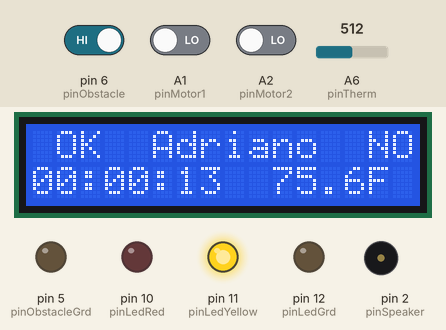
This sketch was run on a simulated Arduino Nano, built with avr-gcc and run on an emulated ATmega328P. On the bench: 16×2 character LCD, output pins drawn as LEDs (lit = HIGH), buzzer (waves = sounding). The test bench sets the inputs (shaded band); at power-on: pin 6 (pinObstacle) HIGH, A6 (pinTherm) = 512, A1 (pinMotor1) LOW, A2 (pinMotor2) LOW. Pins used as bus, display or sensor lines are not drawn.

Above: at 13.4 s.
14.6 s: pin 6 (pinObstacle) driven LOW
At 15.6 s:
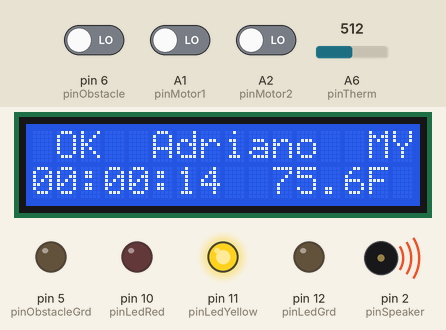
17.2 s: pin 6 (pinObstacle) driven HIGH
At 20.0 s:
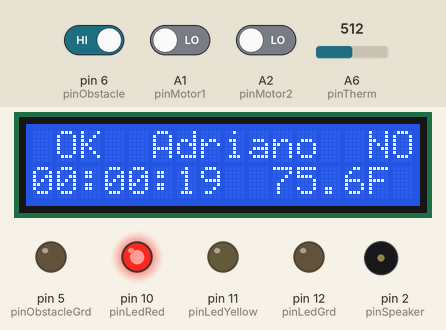
22.7 s: A6 (pinTherm) set to 162
At 24.5 s:
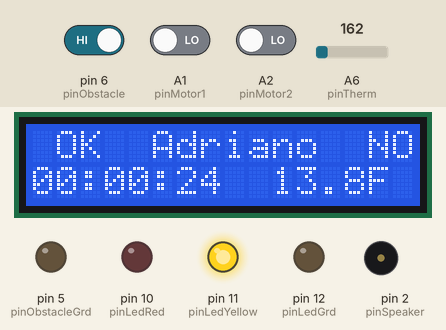
24.7 s: A6 (pinTherm) set to 132
At 25.9 s:
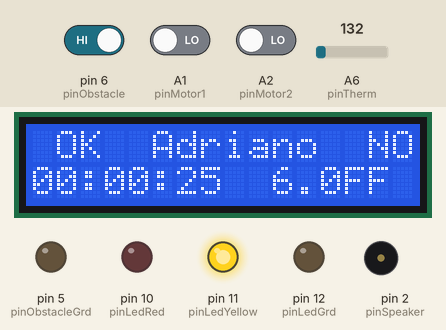
29.8 s: A1 (pinMotor1) driven HIGH
At 30.7 s:
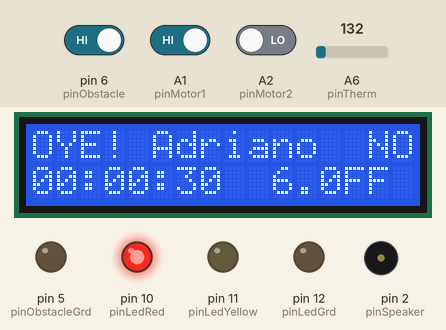
35.0 s: A2 (pinMotor2) driven HIGH
At 35.7 s:
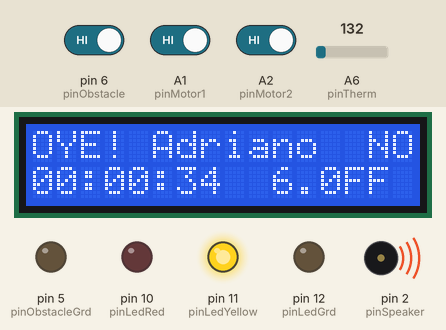
Timing chart, 0 to 41.4 s (numbered marks = the images above; inputs shaded):
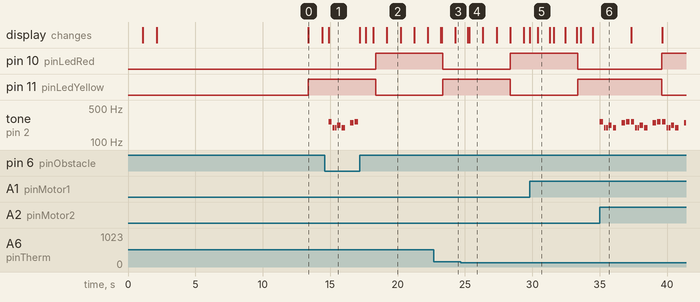

Measured:
- the behaviour switches between 147 and 146 on A6 (pinTherm) (found by bisection; images 3 and 4)
- after the input at 14.6 s, tone on pin 2 (pinSpeaker): plays 262 Hz for 0.25 s, 196 Hz for 0.13 s, 196 Hz for 0.13 s, 220 Hz for 0.25 s, 196 Hz for 0.25 s, 247 Hz for 0.25 s … (7 notes in this stretch), starting after 0.28 s; the display: changes after 0.28 s (image 1)
- after the input at 17.2 s, pin 10 (pinLedRed): LOW → HIGH after 1.2 s; pin 11 (pinLedYellow): HIGH → LOW after 1.2 s; tone on pin 2 (pinSpeaker): stops changing and stays silent; the display: first changes after 0.46 s (image 2 shows a later state)
- after the input at 24.7 s, the display: first changes after 0.52 s (image 4 shows a later state)
- after the input at 29.8 s, the display: first changes at once (image 5 shows a later state)
- after the input at 35.0 s, pin 10 (pinLedRed): LOW → HIGH after 4.6 s instead of 3.4 s; pin 11 (pinLedYellow): HIGH → LOW after 4.6 s instead of 3.4 s
- what the display in image 0 shows lasts 1.0 s, from 13.4 s to 14.4 s

The sketch:

AdrianoRobotCarNano_v1.ino
```cpp
/*
// Get the LCD I2C Library here:
// https://bitbucket.org/fmalpartida/new-liquidcrystal/downloads
// Move any other LCD libraries to another folder or delete them
// See Library "Docs" folder for possible commands etc.
*/

// include the library code:
#include <Wire.h>
#include <LiquidCrystal_I2C.h>
#include "pitches.h"
#include "StarWarsPitches.h"

// initialize the library with the numbers of the interface pins
LiquidCrystal_I2C lcd(0x3F, 2, 1, 0, 4, 5, 6, 7, 3, POSITIVE);
const int lcdRowLength = 16;

//Startup message variables
const char* message[] = {"Happy","Birthday","Adriano"};
const int sizeOfMessage = sizeof(message)/sizeof(char *);

//LED variables
const int pinLedRed=10, pinLedYellow=11, pinLedGrd=12;
const unsigned int ledBlinkDelay = 5000;
unsigned long ledLastUpdate;
unsigned int ledState = 0;

//Read Motor Driver Board variables
const int pinMotor1 = A1, pinMotor2 = A2;
int motorValuePin1, motorValuePin2, motorValuePin1Last=1, motorValuePin2Last;
unsigned long motorLastUpdate;
const unsigned int motorUpdateDelay = 500;

//Thermistor variables
const int pinTherm = A6;
const float thermR1static = 10000.;
float A, B, C, thermR2, thermR2log, tempC, tempF;
int thermVout;
unsigned long thermLastUpdate;
const unsigned int thermUpdateDelay = 2000;

//8-ohm speaker variables
const int pinSpeaker = 2;
int melody[] = {
  NOTE_C4, NOTE_G3,NOTE_G3, NOTE_A3, NOTE_G3,0, NOTE_B3, NOTE_C4};
// note durations: 4 = quarter note, 8 = eighth note, etc.:
int noteDurations[] = {4, 8, 8, 4,4,4,4,4 };

//Happy Birthday notes
const int length = 28, tempo = 150; // the number of notes
char notes[] = "GGAGcB GGAGdc GGxecBA yyecdc";
int beats[] = { 2, 2, 8, 8, 8, 16, 1, 2, 2, 8, 8,8, 16, 1, 2,2,8,8,8,8,16, 1,2,2,8,8,8,16 };

//Infrared sensor module (obstacle avoidance)
const int pinObstacleGrd = 5, pinObstacleVcc = 4;
const int pinObstacle = 6;
int isObstacle = HIGH, obstacleLast=1;
unsigned long obstacleLastUpdate;
const unsigned int obstacleUpdateDelay = 500;

//Runtime variables
unsigned long runTimeLastUpdate;
const unsigned int runTimeUpdateDelay = 1000;


void setup() {
  Serial.begin(9600);

  //Serial.println((String)pinMotor1 + " set to INPUT");
  pinMode(pinMotor1, INPUT);
  pinMode(pinMotor2, INPUT);

  //LED pin settings
  pinMode(pinLedRed, OUTPUT);
  pinMode(pinLedYellow, OUTPUT);
  pinMode(pinLedGrd, OUTPUT);
  digitalWrite(pinLedGrd, LOW); //ground pin

  //Obstacle pin settings
  pinMode(pinObstacle, INPUT);
  pinMode(pinObstacleVcc, OUTPUT);
  pinMode(pinObstacleGrd, OUTPUT);
  digitalWrite(pinObstacleVcc, HIGH); //power pin
  digitalWrite(pinObstacleGrd, LOW); //ground pin

  // set up the LCD's number of columns and rows:
  lcd.begin(lcdRowLength, 2);
  startUpMessage();

  tone(pinSpeaker,NOTE_A2,10); noTone(pinSpeaker);//sets the speaker
  playHappyBirthday();
}

void loop() {
  readMotorDriverBoard();
  updateTemperature();
  ledBlink();
  obstacleDetect();
  runTime();
}

void readMotorDriverBoard(){
  if((millis() - motorLastUpdate) > motorUpdateDelay){
    motorValuePin1 = digitalRead(pinMotor1);
    motorValuePin2 = digitalRead(pinMotor2);

    if(motorValuePin1==1 && motorValuePin1Last == 0){
      lcdUpdate(0,0,"OYE!");
      motorValuePin1Last = 1;
    }else if(motorValuePin1Last == 1){
      lcdUpdate(0,0," OK ");
      motorValuePin1Last = 0;
    }

    if(motorValuePin2==1 && motorValuePin2Last == 0){
      playMelody();
      motorValuePin2Last = 1;
    }else if(motorValuePin2Last == 1){
      motorValuePin2Last = 0;
    }

    //String strValuePins = String(valuePin1, DEC) + "  " + String(valuePin2, DEC);
    //Serial.println(strValuePins);
  }
}

void runTime(){
  if((millis() - runTimeLastUpdate) > runTimeUpdateDelay){

    unsigned long runTimeSeconds = 0;
    int hours, minutes, seconds;
    runTimeSeconds = millis()/1000;

    if(runTimeSeconds >= 3600){
      hours = (int)(runTimeSeconds/3600);
      seconds = runTimeSeconds - (int)(hours*3600); //remaining seconds
      minutes = (int)(seconds/60);
      seconds = seconds - (int)(minutes*60);
    }else if(runTimeSeconds >= 60){
      hours = 0;
      seconds = runTimeSeconds - (int)(hours*3600);
      minutes = (int)(seconds/60);
      seconds = seconds - minutes*60;
    }else{
      hours = 0;
      seconds = runTimeSeconds - (int)(hours*3600);
      minutes = 0;
      seconds = seconds - minutes*60;
    }

    String strHours = String(hours,DEC);
    String strMinutes = String(minutes,DEC);
    String strSeconds = String(seconds,DEC);

    if(hours<10){ strHours = String("0" + strHours); }
    if(minutes<10){ strMinutes = String("0" + strMinutes); }
    if(seconds<10){ strSeconds = String("0" + strSeconds); }

    lcdUpdate(0,1,strHours + ":" + strMinutes + ":" + strSeconds);

    runTimeLastUpdate = millis();
  }
}

void obstacleDetect(){
  if((millis() - obstacleLastUpdate) > obstacleUpdateDelay){
    int isObstacle = digitalRead(pinObstacle);

    //Serial.println(isObstacle);

    if(isObstacle == LOW){
      if(obstacleLastUpdate % 2 == 0){
        lcdUpdate(14, 0, "SW");
        playStarWars();
      }else{
        lcdUpdate(14, 0, "MY"); //MY = Melody
        playMelody();
      }
      obstacleLast = 1;
    }else if(obstacleLast == 1){
      lcdUpdate(14, 0, "NO");
      obstacleLast = 0;
    }

    obstacleLastUpdate = millis();
  }
}

void ledBlink(){
  if((millis() - ledLastUpdate) > ledBlinkDelay){
    ledState = !ledState;

    digitalWrite(pinLedYellow, ledState);
    digitalWrite(pinLedRed, !ledState);

    ledLastUpdate = millis();
  }
}


void updateTemperature(){
  if(millis() - thermLastUpdate > thermUpdateDelay){
    tempF = thermistorCelcius() * 9./5. + 32.;
    tempF -=1.5; //adjustment

    char tempBuffer[9], tempSuffix[3] = "F";
    dtostrf(tempF,3,1,tempBuffer);
    strcat(tempBuffer, tempSuffix);

    lcdUpdate(10, 2, tempBuffer);

    thermLastUpdate = millis();
  }
}

float thermistorCelcius() {
 thermVout = analogRead(pinTherm);

 A = 1.129148e-03, B = 2.34125e-04, C = .876741e-07;
 thermR2 = thermR1static * (1023.0 / thermVout - 1.0);
 thermR2log = log(thermR2);
 tempC = (1.0 / (A + B*thermR2log + C*thermR2log*thermR2log*thermR2log)) - 273.15;
 return tempC;
}

void startUpMessage(){
  int startCursor = 0;
  String blank = repeatString(" ", lcdRowLength);

  for(int i=0; i<sizeOfMessage; i++){
    lcd.setCursor(0,0);
    lcd.print(blank);

    startCursor = lcdRowLength/2 - (int)(String(message[i]).length()/2);

    lcd.setCursor(startCursor,0);
    lcd.print(message[i]);
    delay(1000);
  }
}

void lcdUpdate(uint8_t charStart, uint8_t line, String value){
  int valueLength = value.length();
  //int count = 0;
  String blank = repeatString(" ", valueLength);

  lcd.setCursor(charStart, line);
  lcd.print(blank);
  lcd.setCursor(charStart, line);
  lcd.print(value);
}

String repeatString(String charToRepeat, int repeat){
  String stringValue = "";
  int count = 1;

  do{
    stringValue += charToRepeat;
    count++;
  }while(count<repeat);

  return stringValue;
}

void playMelody(){
  for (int thisNote = 0; thisNote < 8; thisNote++) {

    // to calculate the note duration, take one second
    // divided by the note type.
    //e.g. quarter note = 1000 / 4, eighth note = 1000/8, etc.
    int noteDuration = 1000/noteDurations[thisNote];
    tone(pinSpeaker, melody[thisNote],noteDuration);

    // to distinguish the notes, set a minimum time between them.
    // the note's duration + 30% seems to work well:
    int pauseBetweenNotes = noteDuration * 1.30;
    delay(pauseBetweenNotes);
    // stop the tone playing:
    noTone(pinSpeaker);
  }
}

void playHappyBirthday(){
  for (int i = 0; i < length; i++) {
   if (notes[i] == ' ') {
     delay(beats[i] * tempo); // rest
   } else {
     playNote(notes[i], beats[i] * tempo);
   }

   // pause between notes
   delay(tempo);
  }
}

void playNote(char note, int duration) {
  char names[] = {'C','D','E', 'F', 'G', 'A', 'B','c', 'd',
                  'e', 'f', 'g', 'a', 'b','x', 'y' };

  int tones[] = { 1915, 1700, 1519, 1432, 1275, 1136, 1014,
                 956,  834,  765,  593,  468,  346,  224, 655, 715 };

  int SPEE = 5;

// play the tone corresponding to the note name

for (int i = 0; i < 17; i++) {

   if (names[i] == note) {
    int newduration = duration/SPEE;
     playTone(tones[i], newduration);
   }
  }
}

void playTone(int tone, int duration) {
  for(long i = 0; i < duration * 1000L; i += tone * 2) {
     digitalWrite(pinSpeaker, HIGH);
     delayMicroseconds(tone);
     digitalWrite(pinSpeaker, LOW);
     delayMicroseconds(tone);
  }
}

void playStarWars(){
  StarWarsFirstSection();
  StarWarsSecondSection();
}

void StarWarsFirstSection()
{
    int notes1[] = {a,a,a, f, cH, a, f,cH, a };
    int durations1[] = {500, 500,500, 350,150,500,350,150,650};

    for(int i; i<9;i++){
      tone(pinSpeaker, notes1[i], durations1[i]);
      delay(durations1[i]);
      noTone(pinSpeaker);
      delay(50);
    }

  delay(500);

    int notes2[] = {eH,eH,eH, fH, cH, gS, f, cH, a };
    int durations2[] = {500, 500,500, 350,150,500,350,150,650};

    for(int i; i<9;i++){
      tone(pinSpeaker, notes2[i], durations2[i]);
      delay(durations2[i]);
      noTone(pinSpeaker);
      delay(50);
    }

  delay(500);
}

void StarWarsSecondSection()
{
  beep(aH, 500);
  beep(a, 300);
  beep(a, 150);
  beep(aH, 500);
  beep(gSH, 325);
  beep(gH, 175);
  beep(fSH, 125);
  beep(fH, 125);
  beep(fSH, 250);

  delay(325);

  beep(aS, 250);
  beep(dSH, 500);
  beep(dH, 325);
  beep(cSH, 175);
  beep(cH, 125);
  beep(b, 125);
  beep(cH, 250);

  delay(350);
}

void beep(int note, int duration)
{
  //Play tone on buzzerPin
  tone(pinSpeaker, note, duration);
  delay(duration);
  noTone(pinSpeaker);
  delay(50);
}
```

StarWarsPitches.h
```cpp
/*************************************************
 * NOTES FOR Star Wars Imperial March
 *************************************************/

#define c  261
#define d  294
#define e  329
#define f  349
#define g  391
#define gS  415
#define a  440
#define aS  455
#define b  466
#define cH  523
#define cSH  554
#define dH  587
#define dSH  622
#define eH  659
#define fH  698
#define fSH  740
#define gH  784
#define gSH  830
#define aH  880
```

pitches.h
```cpp
/*************************************************
 * Public Constants
 *************************************************/

#define NOTE_B0  31
#define NOTE_C1  33
#define NOTE_CS1 35
#define NOTE_D1  37
#define NOTE_DS1 39
#define NOTE_E1  41
#define NOTE_F1  44
#define NOTE_FS1 46
#define NOTE_G1  49
#define NOTE_GS1 52
#define NOTE_A1  55
#define NOTE_AS1 58
#define NOTE_B1  62
#define NOTE_C2  65
#define NOTE_CS2 69
#define NOTE_D2  73
#define NOTE_DS2 78
#define NOTE_E2  82
#define NOTE_F2  87
#define NOTE_FS2 93
#define NOTE_G2  98
#define NOTE_GS2 104
#define NOTE_A2  110
#define NOTE_AS2 117
#define NOTE_B2  123
#define NOTE_C3  131
#define NOTE_CS3 139
#define NOTE_D3  147
#define NOTE_DS3 156
#define NOTE_E3  165
#define NOTE_F3  175
#define NOTE_FS3 185
#define NOTE_G3  196
#define NOTE_GS3 208
#define NOTE_A3  220
#define NOTE_AS3 233
#define NOTE_B3  247
#define NOTE_C4  262
#define NOTE_CS4 277
#define NOTE_D4  294
#define NOTE_DS4 311
#define NOTE_E4  330
#define NOTE_F4  349
#define NOTE_FS4 370
#define NOTE_G4  392
#define NOTE_GS4 415
#define NOTE_A4  440
#define NOTE_AS4 466
#define NOTE_B4  494
#define NOTE_C5  523
#define NOTE_CS5 554
#define NOTE_D5  587
#define NOTE_DS5 622
#define NOTE_E5  659
#define NOTE_F5  698
#define NOTE_FS5 740
#define NOTE_G5  784
#define NOTE_GS5 831
#define NOTE_A5  880
#define NOTE_AS5 932
#define NOTE_B5  988
#define NOTE_C6  1047
#define NOTE_CS6 1109
#define NOTE_D6  1175
#define NOTE_DS6 1245
#define NOTE_E6  1319
#define NOTE_F6  1397
#define NOTE_FS6 1480
#define NOTE_G6  1568
#define NOTE_GS6 1661
#define NOTE_A6  1760
#define NOTE_AS6 1865
#define NOTE_B6  1976
#define NOTE_C7  2093
#define NOTE_CS7 2217
#define NOTE_D7  2349
#define NOTE_DS7 2489
#define NOTE_E7  2637
#define NOTE_F7  2794
#define NOTE_FS7 2960
#define NOTE_G7  3136
#define NOTE_GS7 3322
#define NOTE_A7  3520
#define NOTE_AS7 3729
#define NOTE_B7  3951
#define NOTE_C8  4186
#define NOTE_CS8 4435
#define NOTE_D8  4699
#define NOTE_DS8 4978
```
